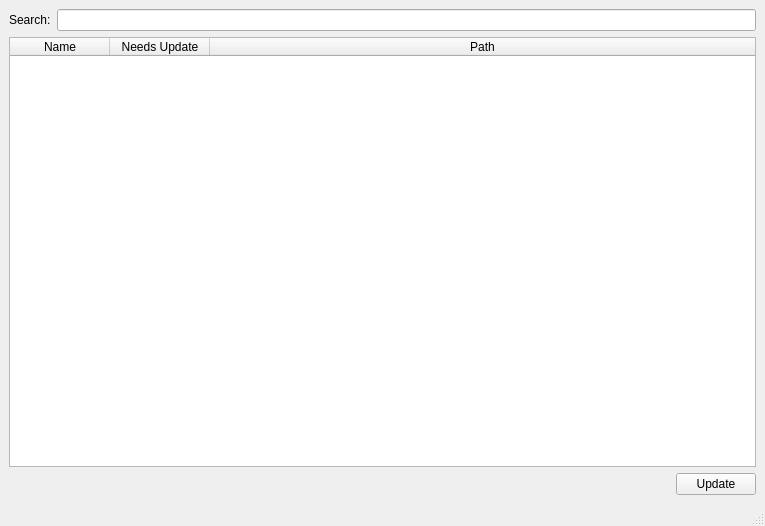
<?xml version="1.0" encoding="UTF-8"?>
<ui version="4.0">
 <class>MainWindow</class>
 <widget class="QMainWindow" name="MainWindow">
  <property name="geometry">
   <rect>
    <x>0</x>
    <y>0</y>
    <width>765</width>
    <height>526</height>
   </rect>
  </property>
  <property name="windowTitle">
   <string>Assets In Scene</string>
  </property>
  <widget class="QWidget" name="centralwidget">
   <layout class="QVBoxLayout" name="verticalLayout">
    <item>
     <layout class="QHBoxLayout" name="horizontalLayout_2">
      <item>
       <widget class="QLabel" name="label_4">
        <property name="text">
         <string>Search:</string>
        </property>
       </widget>
      </item>
      <item>
       <widget class="QLineEdit" name="search_le"/>
      </item>
     </layout>
    </item>
    <item>
     <widget class="QTableWidget" name="references_tw">
      <attribute name="horizontalHeaderStretchLastSection">
       <bool>true</bool>
      </attribute>
      <column>
       <property name="text">
        <string>Name</string>
       </property>
      </column>
      <column>
       <property name="text">
        <string>Needs Update</string>
       </property>
      </column>
      <column>
       <property name="text">
        <string>Path</string>
       </property>
      </column>
     </widget>
    </item>
    <item>
     <layout class="QHBoxLayout" name="horizontalLayout">
      <item>
       <spacer name="horizontalSpacer">
        <property name="orientation">
         <enum>Qt::Horizontal</enum>
        </property>
        <property name="sizeHint" stdset="0">
         <size>
          <width>40</width>
          <height>20</height>
         </size>
        </property>
       </spacer>
      </item>
      <item>
       <widget class="QPushButton" name="pushButton">
        <property name="text">
         <string>Update</string>
        </property>
       </widget>
      </item>
     </layout>
    </item>
   </layout>
  </widget>
  <widget class="QStatusBar" name="statusbar"/>
 </widget>
 <resources/>
 <connections/>
</ui>
